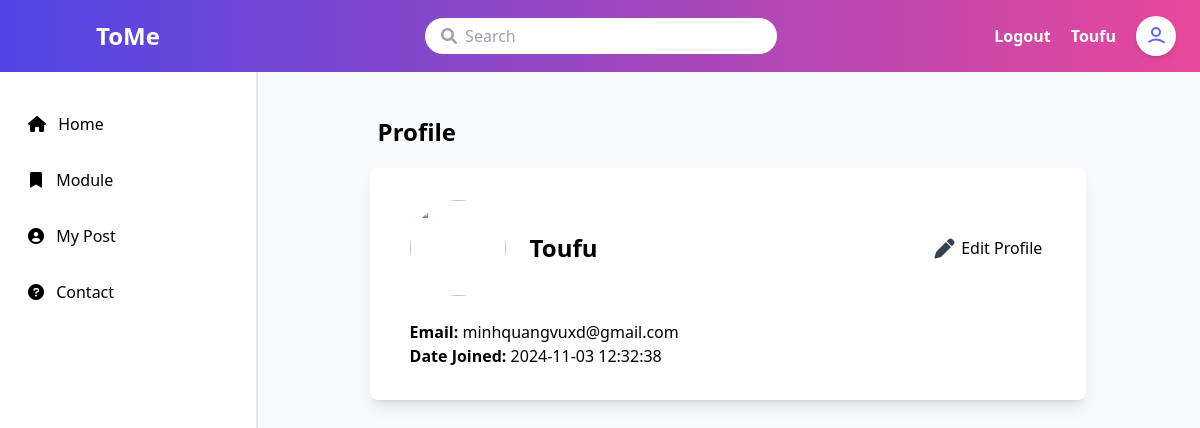
The app's page /profile.php (signed in) with its own data.
### tables this page shows
CREATE TABLE `user` (
  `user_id` int(3) NOT NULL,
  `role` int(3) NOT NULL DEFAULT 1,
  `username` varchar(15) NOT NULL,
  `email` varchar(255) NOT NULL,
  `password` varchar(255) NOT NULL,
  `date` timestamp NOT NULL DEFAULT current_timestamp() ON UPDATE current_timestamp(),
  `image` varchar(255) NOT NULL
);

### profile.php (called while the page is built, shortened)
<?php
include 'includes/database_connection.php';
$user_id = $_SESSION['user_id'] ?? null;
$sql = "SELECT * FROM user WHERE user_id = :user_id";
$stmt = $pdo->prepare($sql);
$stmt->execute(['user_id' => $user_id]);
$user = $stmt->fetch(PDO::FETCH_ASSOC);
include 'templates/profile.html.php';
include 'templates/layout.html.php';

### templates/profile.html.php (the view, shortened to what this page needs)
<header class="text-2xl font-sans font-bold pl-2 py-5 mx-auto w-4/5">Profile</header>
<div class="flex flex-col space-y-8 w-4/5 mx-auto">
    <div class="bg-white dark:bg-slate-800 p-8 pl-10 rounded-lg shadow-lg">
        <div class="flex items-center justify-between">
            <div class="flex items-center space-x-6">
                <?php if (isset($user['image'])): ?>
                    <img src="<?= htmlspecialchars($user['image']) ?>" class="w-24 h-24 rounded-full object-cover">
                <?php endif; ?>
                <p class="text-2xl font-bold"><?= htmlspecialchars($user['username']) ?></p>
            </div>
            <div class="relative">
                <span id="profileOptionsButton" class="cursor-pointer hover:bg-gray-200 rounded-md py-2 px-3">
                    <i class="fa-solid fa-pen text-gray-700 scale-125 pr-1"></i> Edit Profile
                </span>
            </div>
        </div>
        <div class="mt-6">
            <p><strong>Email:</strong> <?= htmlspecialchars($user['email']) ?></p>
            <p><strong>Date Joined:</strong> <?= htmlspecialchars($user['date']) ?></p>
        </div>
    </div>
</div>

### records on screen
user: username "Toufu", email "minhquangvuxd@gmail.com", date "2024-11-03 12:32:38"

### other values on screen
$username "Toufu"
